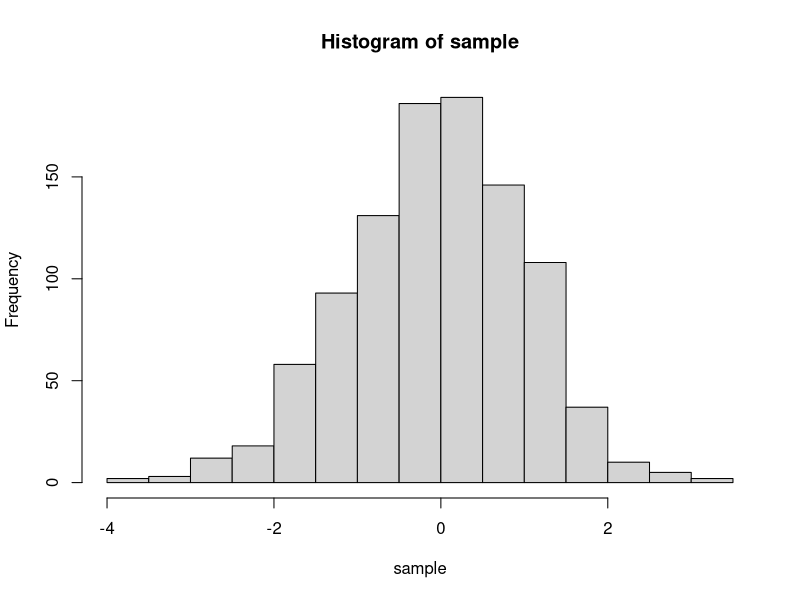
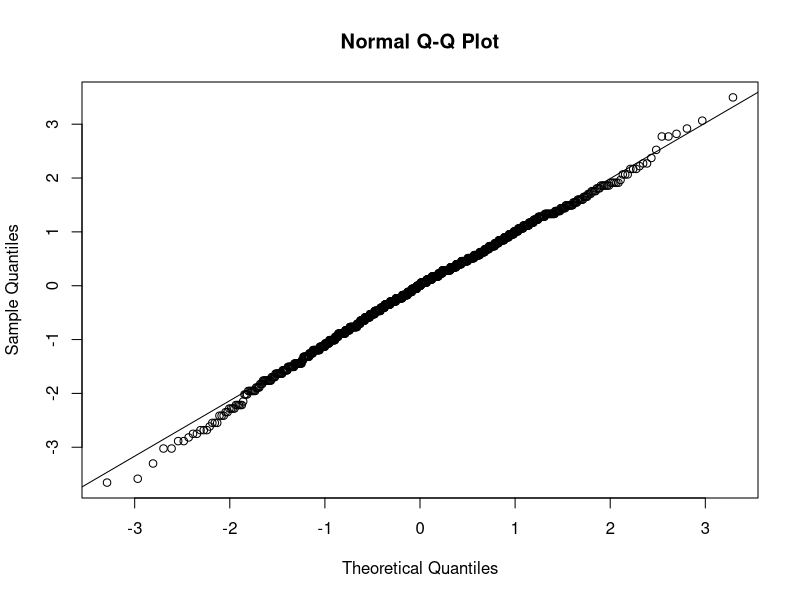

The R script that drew these images, in order:
## ---- chunk 1
knitr::opts_chunk$set(echo = TRUE)
## ---- chunk 2
Nattempts = 1000
nsample = 100
theta = 3
sample = rep(0, 1000)
for (i in 1:Nattempts)  # can be written without the for loop (nicer) !
{poisson_sample = rpois(nsample, theta)
  sample[i] = sqrt(nsample) * (mean(poisson_sample) - theta) / sqrt(mean(poisson_sample))
}  

hist(sample)
## ---- chunk 3
qqnorm(sample)
qqline(sample)
